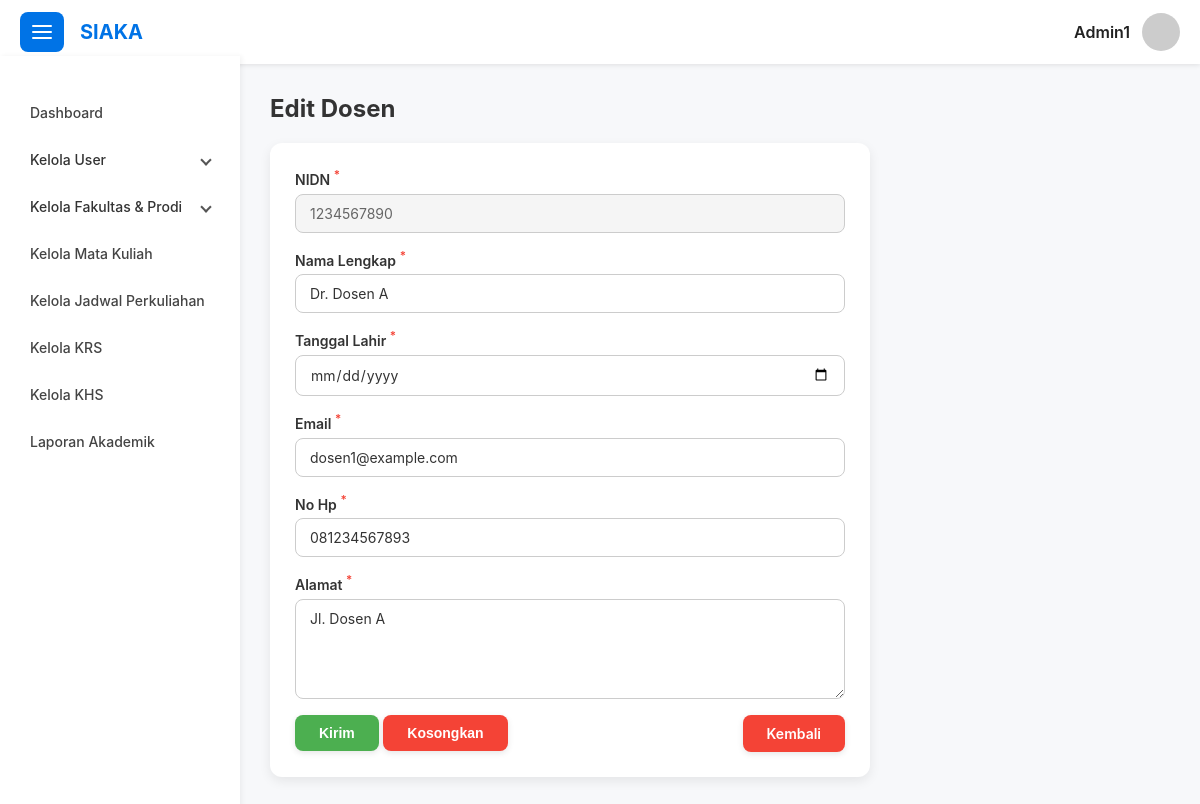
The app's page /page/user/edit_dosen.php?nidn=1234567890 (signed in) with its own data.
### tables this page shows
CREATE TABLE `dosen` (
  `id` int(11) NOT NULL,
  `user_id` int(11) NOT NULL,
  `nidn` varchar(20) DEFAULT NULL,
  `nama_lengkap` varchar(100) DEFAULT NULL,
  `tgl_lahir` date DEFAULT NULL,
  `no_telp` varchar(20) DEFAULT NULL,
  `alamat` text DEFAULT NULL
);

CREATE TABLE `users` (
  `id` int(11) NOT NULL,
  `username` varchar(50) NOT NULL,
  `password` varchar(255) NOT NULL,
  `email` varchar(100) DEFAULT NULL,
  `role` enum('admin','dosen','mahasiswa') NOT NULL,
  `created_at` timestamp NOT NULL DEFAULT current_timestamp()
);

### config/config.php (called while the page is built, shortened)
<?php
function base_url($path = '')
{
  return BASE_URL . ltrim($path, '/');
}

### page/user/edit_dosen.php (the view, shortened to what this page needs)
<?php include("../../layout/header.php"); ?>
<?php include("../../layout/topbar.php"); ?>
<?php include("../../layout/sidebar.php"); ?>
<?php include("../../config/db.php"); ?>
<?php
$nidn = isset($_GET['nidn']) ? $_GET['nidn'] : null;
$query = "SELECT d.*, u.email FROM dosen d LEFT JOIN users u ON u.id = d.user_id WHERE nidn = '$nidn'";
$sql = mysqli_query($conn, $query);
$data = mysqli_fetch_object($sql);
?>
<section id="edit-dosen">
  <div class="row">
    <div class="col-md-12">
      <form class="form-container" action="<?= base_url("/action/dosen/edit_data.php"); ?>" method="post">
        <div class="form-group">
          <label>NIDN <sup class="text-danger">*</sup></label>
          <input type="text" id="nidn" name="nidn" value="<?= $data->nidn; ?>" readonly>
        </div>
        <div class="form-group">
          <label>Nama Lengkap <sup class="text-danger">*</sup></label>
          <input type="text" id="nama_lengkap" name="nama_lengkap" value="<?= $data->nama_lengkap; ?>" required>
        </div>
        <div class="form-group">
          <label>Tanggal Lahir <sup class="text-danger">*</sup></label>
          <input type="date" id="tgl_lahir" name="tgl_lahir" value="<?= $data->tgl_lahir; ?>" required>
        </div>
        <div class="form-group">
          <label>Email <sup class="text-danger">*</sup></label>
          <input type="email" id="email" name="email" value="<?= $data->email; ?>" required>
        </div>
        <div class="form-group">
          <label>No Hp <sup class="text-danger">*</sup></label>
          <input type="number" id="no_telp" name="no_telp" value="<?= $data->no_telp; ?>" required>
        </div>
        <div class="form-group">
          <label>Alamat <sup class="text-danger">*</sup></label>
          <textarea id="alamat" name="alamat" required><?= htmlspecialchars(trim($data->alamat)) ?></textarea>
        </div>
        <div class="row">
          <div class="col-md-6">
            <button type="submit" class="btn btn-success">Kirim</button>
            <button type="reset" class="btn btn-danger">Kosongkan</button>
          </div>
          <div class="col-md-6">
            <a href="<?= base_url("/page/user/data_dosen.php") ?>" class="btn btn-danger float-right">Kembali</a>
          </div>
        </div>
      </form>
    </div>
  </div>
</section>
<?php include("../../layout/scripts.php"); ?>
<?php include("../../layout/footer.php"); ?>

### style/style.css (style rules this page uses)
* { box-sizing: border-box; }
body { margin: 0; font-family: 'Inter', sans-serif; background: #f7f8fa; color: #222; }
.btn { padding: 10px 24px; font-size: 14px; font-weight: 600; border: none; border-radius: 8px; cursor: pointer; user-select: none; transition: background-color 0.25s ease, transform 0.1s ease; box-shadow: 0 2px 6px rgba(0, 0, 0, 0.1); outline: none; text-decoration: none; }
.btn-success { background-color: #4caf50; color: white; }
.btn-danger { background-color: #f44336; color: white; }
form { width: 100%; max-width: 100%; }
.form-container { background-color: #fff; padding: 25px; border-radius: 12px; box-shadow: 0 4px 12px rgba(0, 0, 0, 0.08); max-width: 600px; margin-bottom: 30px; }
.form-group { margin-bottom: 1rem; display: flex; flex-direction: column; }
label { font-weight: 600; margin-bottom: 6px; color: #333; font-size: 14px; }
input[type="text"], input[type="date"], input[type="time"], input[type="number"], input[type="email"], input[type="password"], select, textarea { padding: 10px 14px; border: 1px solid #ccc; border-radius: 8px; font-size: 14px; font-family: inherit; background-color: #fff; color: #333; transition: border-color 0.3s ease, box-shadow 0.3s ease; width: 100%; box-sizing: border-box; }
textarea { resize: vertical; min-height: 100px; }
input[readonly], textarea[readonly], select[readonly] { background-color: #f5f5f5; color: #666; border: 1px solid #ccc; cursor: not-allowed; opacity: 1; pointer-events: none; }
.row { display: flex; flex-wrap: wrap; margin-left: -10px; margin-right: -10px; }
[class*="col-"] { padding-left: 10px; padding-right: 10px; box-sizing: border-box; }
@media (min-width: 768px) { .col-md-6 { width: 50%; } }
@media (min-width: 768px) { .col-md-12 { width: 100%; } }
.text-danger { color: #f44336 !important; }
.float-right { float: right !important; }

### records on screen
dosen: nidn "1234567890", nama_lengkap "Dr. Dosen A", email "dosen1@example.com", no_telp "081234567893", alamat "Jl. Dosen A"

### other values on screen
$_SESSION["username"] "Admin1"
$page "Edit Dosen"
